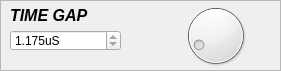
          <widget class="QFrame" name="frame_2">
           <property name="geometry">
            <rect>
             <x>10</x>
             <y>270</y>
             <width>281</width>
             <height>71</height>
            </rect>
           </property>
           <property name="frameShape">
            <enum>QFrame::StyledPanel</enum>
           </property>
           <property name="frameShadow">
            <enum>QFrame::Raised</enum>
           </property>
           <widget class="QDial" name="timebase_dial">
            <property name="geometry">
             <rect>
              <x>160</x>
              <y>0</y>
              <width>111</width>
              <height>71</height>
             </rect>
            </property>
            <property name="minimum">
             <number>0</number>
            </property>
            <property name="maximum">
             <number>10</number>
            </property>
            <property name="pageStep">
             <number>1</number>
            </property>
            <property name="value">
             <number>1</number>
            </property>
           </widget>
           <widget class="QDoubleSpinBox" name="timebase_label">
            <property name="geometry">
             <rect>
              <x>10</x>
              <y>30</y>
              <width>111</width>
              <height>21</height>
             </rect>
            </property>
            <property name="readOnly">
             <bool>true</bool>
            </property>
            <property name="suffix">
             <string>uS</string>
            </property>
            <property name="decimals">
             <number>3</number>
            </property>
            <property name="maximum">
             <double>1000.000000000000000</double>
            </property>
            <property name="singleStep">
             <double>0.125000000000000</double>
            </property>
            <property name="value">
             <double>1.175000000000000</double>
            </property>
           </widget>
           <widget class="QLabel" name="label_49">
            <property name="geometry">
             <rect>
              <x>10</x>
              <y>0</y>
              <width>141</width>
              <height>31</height>
             </rect>
            </property>
            <property name="font">
             <font>
              <pointsize>12</pointsize>
              <weight>75</weight>
              <italic>true</italic>
              <bold>true</bold>
             </font>
            </property>
            <property name="text">
             <string>TIME GAP</string>
            </property>
           </widget>
          </widget>
